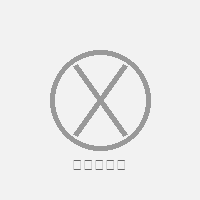

This figure's Python source:
#!/usr/bin/env python
# -*- coding: utf-8 -*-

"""
生成"图片未找到"的PNG图片
"""

from PIL import Image, ImageDraw, ImageFont
import os

# 创建一个空白图像
img = Image.new('RGB', (200, 200), color=(242, 242, 242))
draw = ImageDraw.Draw(img)

# 画一个圆圈和交叉线
draw.ellipse((50, 50, 150, 150), outline=(153, 153, 153), width=5)
draw.line((75, 65, 125, 135), fill=(153, 153, 153), width=5)
draw.line((125, 65, 75, 135), fill=(153, 153, 153), width=5)

# 添加文本
try:
    # 尝试使用Arial字体，如果不可用，使用默认字体
    font = ImageFont.truetype("arial.ttf", 14)
except:
    font = ImageFont.load_default()

draw.text((100, 170), "图片未找到", fill=(102, 102, 102), font=font, anchor="ms")

# 保存图像
script_dir = os.path.dirname(os.path.abspath(__file__))
img.save(os.path.join(script_dir, "image-not-found.png"))

print("图片已生成：image-not-found.png")